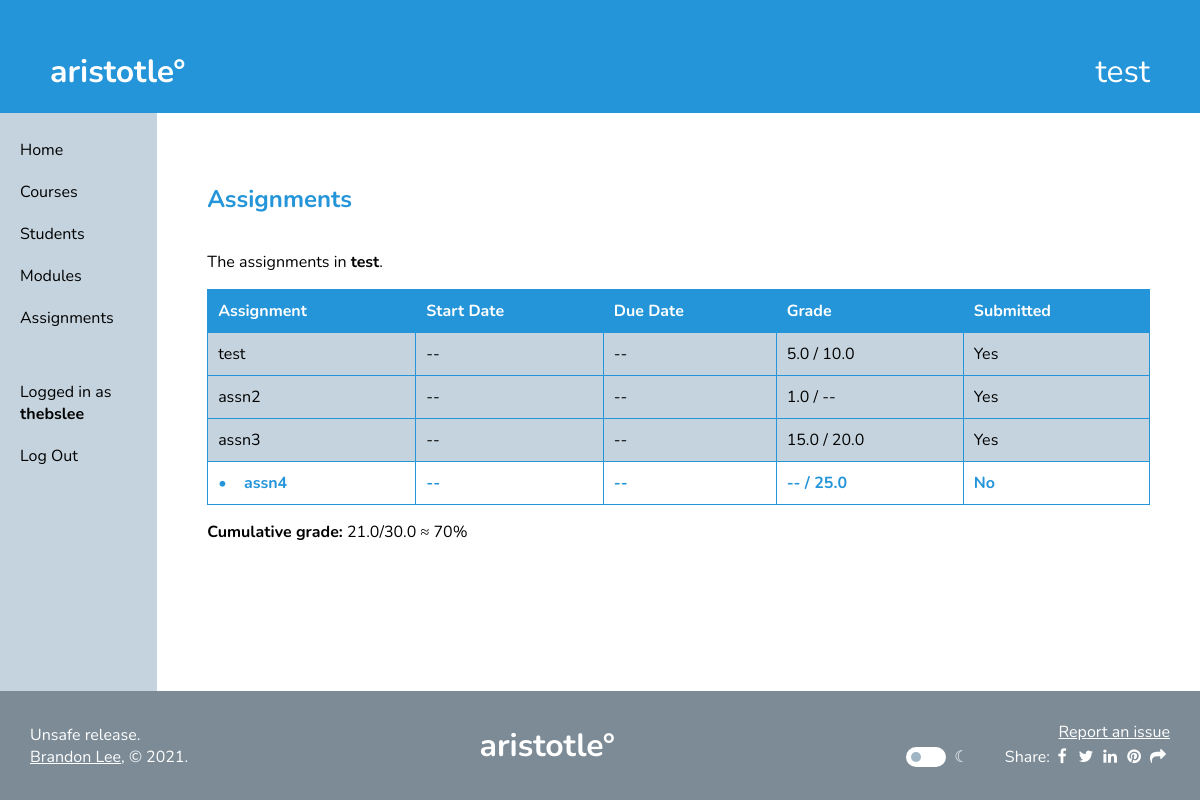
The page /forum/students/grades/2 (signed in) on the database as committed earlier.
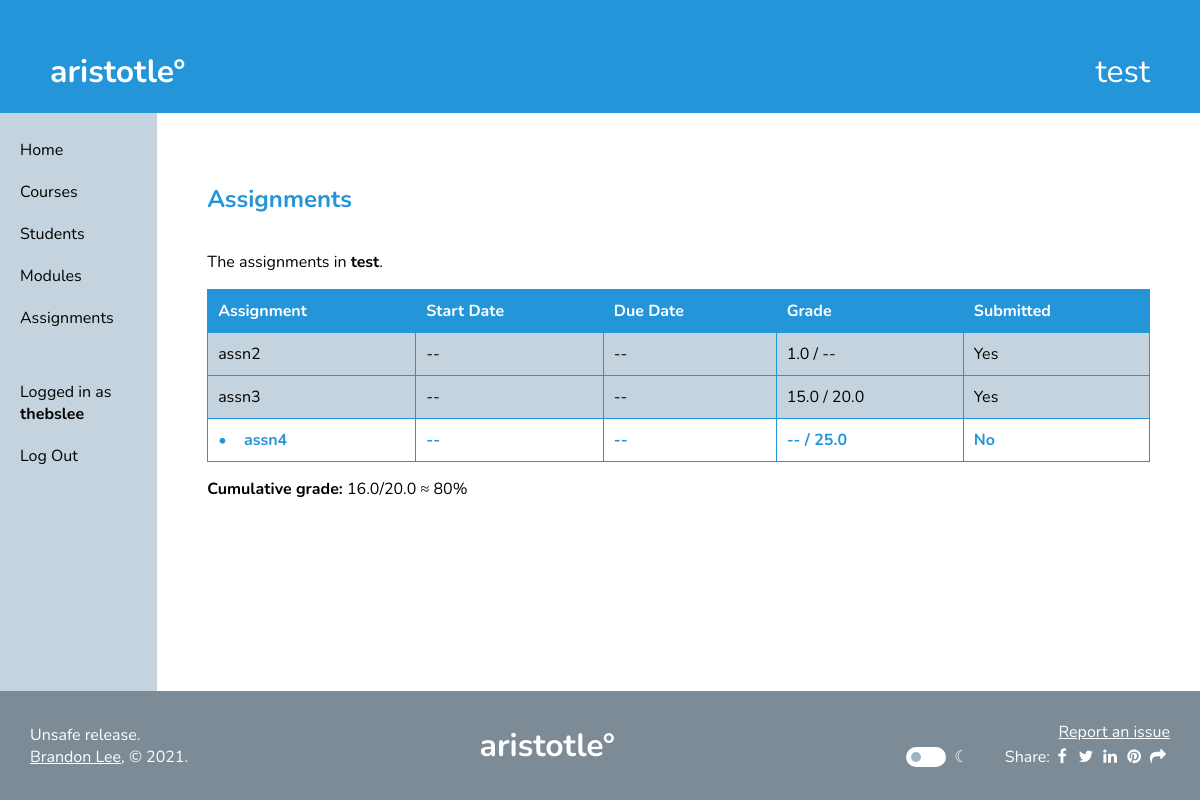
The same page on the database as committed later.
### forum/models.py (models this page shows)
class Assignment(models.Model):
    course = models.ForeignKey(
        Course,
        on_delete=models.CASCADE,
        related_name='assignments_of_course'
    )
    module = models.ForeignKey(
        AssignmentModule,
        on_delete=models.CASCADE,
        related_name='assignments_of_module',
        null=True
    )
    title = models.CharField(max_length=100)
    start_datetime = models.DateTimeField(null=True, blank=True)
    end_datetime = models.DateTimeField(null=True, blank=True)
    description = models.TextField(max_length=10000, blank=True)
    total_points = models.FloatField(null=True, blank=True)

class Grade(models.Model):
    student = models.ForeignKey(
        settings.AUTH_USER_MODEL,
        on_delete=models.CASCADE,
        related_name="grade_of_student"
    )
    assignment = models.ForeignKey(
        Assignment,
        on_delete=models.CASCADE,
        related_name="grade_of_assignment"
    )
    earned_points = models.FloatField(null=True, blank=True)
    feedback = models.CharField(max_length=1000, null=True, blank=True)

### forum/views.py (the view)
# urls.py: path('students/grades/<student_id>', views.studentgrades, name='studentgrades'),
def studentgrades(request, student_id):
    if not request.user.is_authenticated:
        return redirect('home')
    context = alwaysContext(request)
    course = Course.objects.filter(id=request.session.get('selected_course_id')).first()
    student = User.objects.get(id=student_id)
    if (course.owner == request.user):
        assignments = []
        cum_num = 0
        cum_den = 0
        for assignment in Assignment.objects.filter(course=course).order_by("end_datetime"):
            row = StudentAssignmentRow(student, assignment)
            assignments.append(row)
            cum_num += row.cum_num
            cum_den += row.cum_den
        context["cum_num"] = cum_num
        context["cum_den"] = cum_den
        context["assignments"] = assignments
        context["student"] = student
        return render(request, "assignments_student.html", context)
    else:
        return redirect('home')

### forum/views.py (called while the page is built)
def alwaysContext(request):
    return {
        "username": request.user.username,
        "selected_course": Course.objects.filter(id=request.session.get('selected_course_id')).first()
    }

### forum/templates/assignments_student.html
{% extends 'base.html' %}
{% load static %}
{% block content %}
<h2>Assignments</h2>
<div style="display: flex; flex-direction: row; align-items: center; justify-content: space-between;">
    {% if assignments|length > 0 %}<p>The assignments in <b>{{selected_course.name}}</b>.</p>{% else %}<p>No assignments yet!</p>{% endif %}
</div>
<table>
    <tr>
        <th>Assignment</th>
        <th>Start Date</th>
        <th>Due Date</th>
        <th>Grade</th>
        <th>Submitted</th>
    </tr>
    {% for assignment in assignments %}
    <tr onclick="location.href='{% url 'forum:assignmentdetails' assignment.id %}'" style="cursor: pointer" class="{% if assignment.submitted %}done{% else %}not-done{% endif %}">
        <td>{% if not assignment.submitted %}&#8226;&nbsp;&nbsp;&nbsp;&nbsp;{% endif %}{{assignment.title}}</td>
        <td>{% if assignment.start_datetime %}{{assignment.start_datetime}}{% else %}--{% endif %}</td>
        <td>{% if assignment.end_datetime %}{{assignment.end_datetime}}{% else %}--{% endif %}</td>
        <td>{% if assignment.earned_points %}{{assignment.earned_points}}{% else %}--{% endif %}
            / {% if assignment.total_points %}{{assignment.total_points}}{% else %}--{% endif %}</td>
        <td>{% if assignment.submitted %}Yes{% else %}No{% endif %}</td>
    </tr>
    <link rel="stylesheet" href="{% static 'css/done.css' %}">
    {% endfor %}
</table>
<link rel="stylesheet" href="{% static 'css/table.css' %}">
<p><b>Cumulative grade:</b> {{cum_num}}/{{cum_den}} &#8776; {% widthratio cum_num cum_den 100 %}%</p>
{% endblock %}

Rows that differ between the two databases and show on the page:
removed Assignment: title "test", total_points "10.0"
removed Grade: earned_points "5.0"
Other text that changed with them:
{{ cum_num }}: "21.0" → "16.0"
{{ cum_den }}: "30.0" → "20.0"
text no longer shown: "70"
text now shown: "80"
list line gone: "-- -- / Yes"
